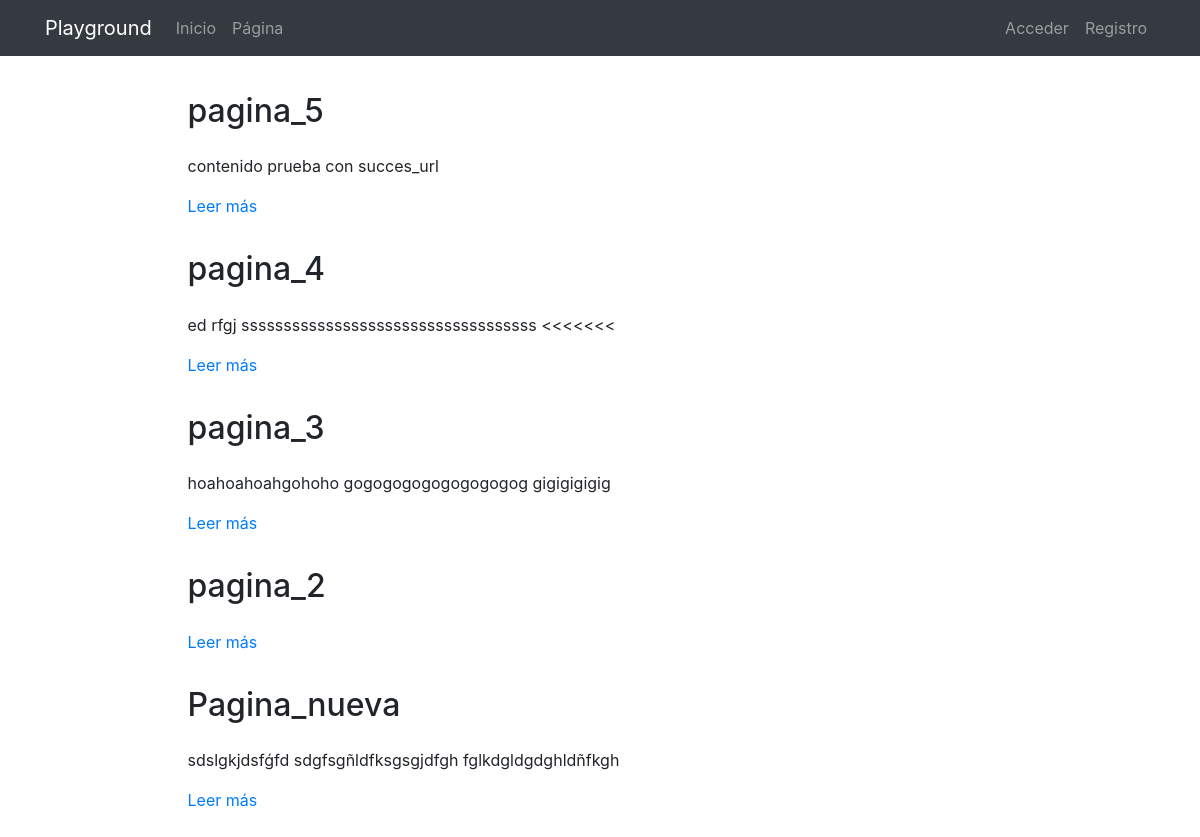
Page /pages/ on the earlier database version.
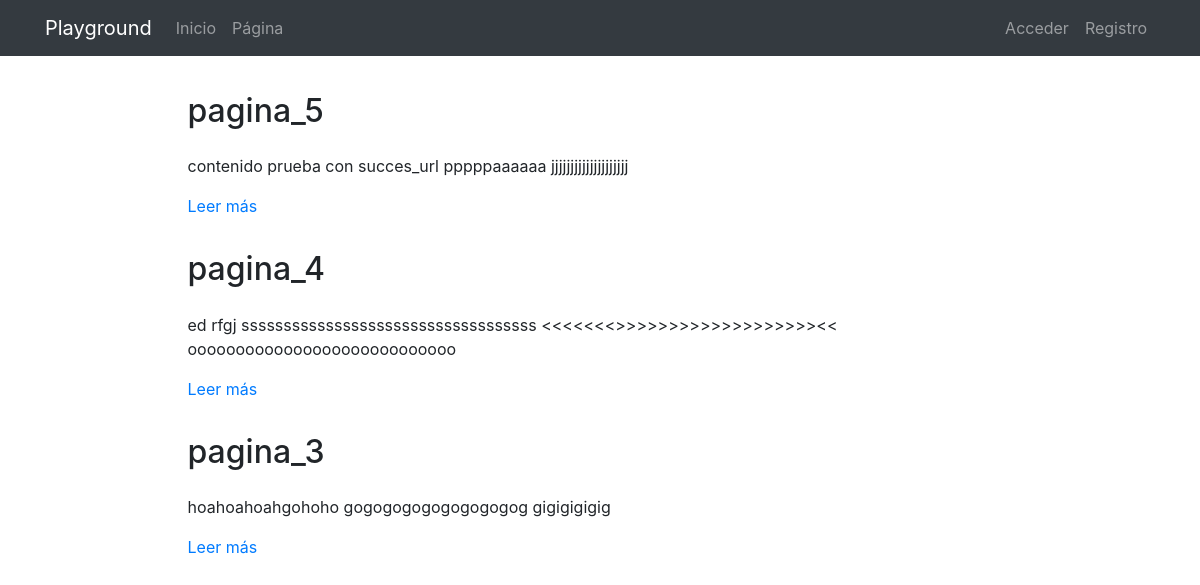
Same page on the later database version.
### pages/models.py (models this page shows, shortened)
class Page(models.Model):
    title = models.CharField(verbose_name="Título", max_length=200)
    content = RichTextField(verbose_name="Contenido")
    order = models.SmallIntegerField(verbose_name="Orden", default=0)
    created = models.DateTimeField(auto_now_add=True, verbose_name="Fecha de creación")
    updated = models.DateTimeField(auto_now=True, verbose_name="Fecha de edición")
    class Meta:
        verbose_name = "página"
        verbose_name_plural = "páginas"
        ordering = ['order', 'title']

### pages/views.py (the view)
# urls.py: path('', PageListView.as_view(),  name='pages'),
class PageListView(ListView):
    model= Page

### pages/templates/pages/page_list.html (shortened to what this page needs)
{% extends 'core/base.html' %}
{% load static %}
{% block content %}
{% include 'pages/pages_menu.html' %}
<main role="main">
  <div class="container mb-4">
    {% for page in page_list|dictsort:"id" reversed %}
      <div class="row mt-3">
        <div class="col-md-9 mx-auto">
          <h2 class="mb-4">{{page.title}}</h2>
          <div>
            <p>{{page.content|striptags|safe|truncatechars:"200"}}</p>
            <p><a href="{% url 'pages:page' page.id page.title|slugify %}">Leer más</a>
            </p>
          </div>
        </div>
      </div>
    {% endfor %}
  </div>
</main>
{% endblock %}

### core/templates/core/base.html (shortened to what this page needs)
<!DOCTYPE html>
<html lang="es">
  <head>
    {% load static %}
    <link href="{% static 'core/vendor/bootstrap/css/bootstrap.min.css' %}" rel="stylesheet">
    <link href="{% static 'core/vendor/font-awesome/css/font-awesome.min.css' %}" rel="stylesheet" type="text/css">
    <link href="{% static 'core/css/main.css' %}" rel="stylesheet">
  </head>
  <body>
    <body>
      <nav class="navbar navbar-expand-lg navbar-dark bg-dark">
        <div class="container">
          <a class="navbar-brand" href="{% url 'home' %}">Playground</a>
          <div class="collapse navbar-collapse" id="ned">
            <ul class="navbar-nav mr-auto">
              <li class="nav-item">
                <a class="nav-link" href="{% url 'home' %}">Inicio</a>
              </li>
              <li class="nav-item">
                <a class="nav-link" href="{% url 'pages:pages' %}">Página</a>
              </li>
            </ul>
            <ul class="navbar-nav">
              {% if not request.user.is_authenticated %}
                <li class="nav-item">
                  <a class="nav-link" href="{% url 'login' %}">
                    {% if request.user.is_staff %}Admin{% else %}Acceder{% endif %}
                  </a>
                </li>
                <li class="nav-item">
                  <a class="nav-link" href="{% url 'registration:signup' %}">
                   Registro
                  </a>
                </li>
              {%endif%}
            </ul>
          </div>
        </div>
      </nav>
      {% block content %}{% endblock %}
  </body>
</html>

### pages/templates/pages/pages_menu.html (shortened to what this page needs)
{% load static %}
<link href="{% static 'pages/css/custom_ckeditor.css' %}" rel="stylesheet">

### core/static/core/css/main.css (style rules this page uses)
main { padding-top: 20px; }
:root { --jumbotron-padding-y: 3rem; }

Differences in the rows shown:
removed Page: title "pagina_2"
removed Page: title "Pagina_nueva", content "sdslgkjdsfǵfd sdgfsgñldfksgsgjdfgh fglkdgldgdghldñfkgh"
changed Page "pagina_5": content "contenido prueba con succes_url" → "contenido prueba con succes_url pppppaaaaaa jjjjjjjjjjjjjjjjjjjj"
changed Page "pagina_4": content "ed rfgj sssssssssssssssssssssssssssssssssss <<<<<<<" → "ed rfgj sssssssssssssssssssssssssssssssssss <<<<<<<>>>>>>>>>>>>>>>>>>><< oooooooooooooooooooooooooooo"
